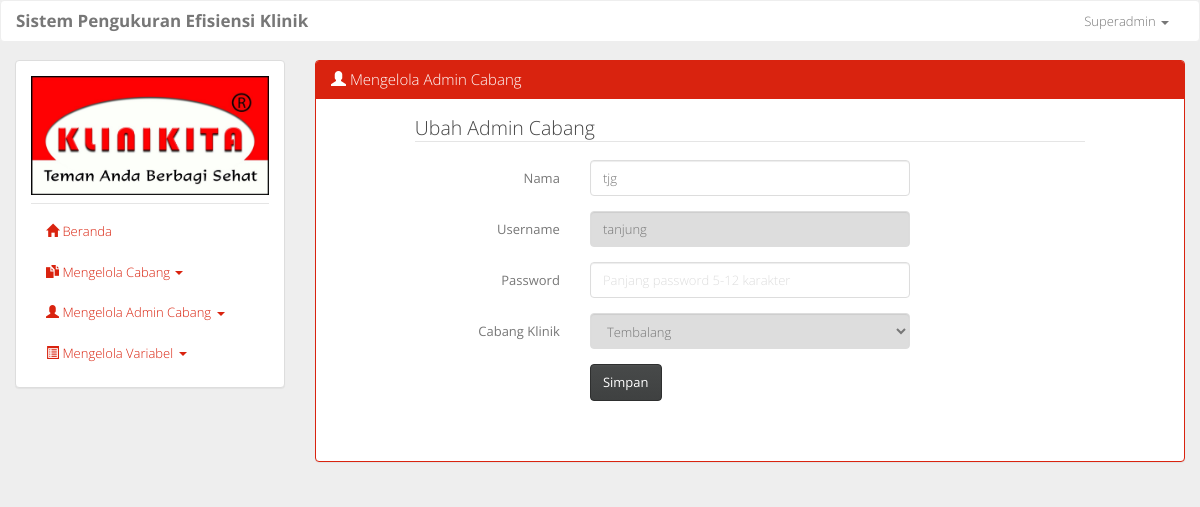
The page /ubah_pengguna.php?type=ubah&id=24 (signed in) on the database as committed earlier.
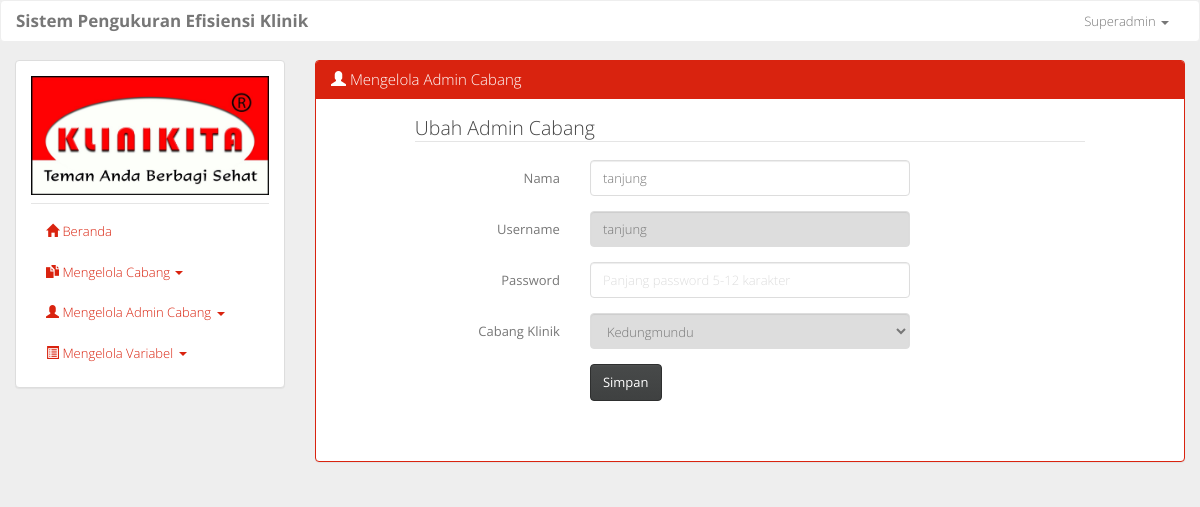
The same page on the database as committed later.
### tables this page shows
CREATE TABLE `tb_pengguna` (
  `id_pengguna` int(11) NOT NULL,
  `nama` varchar(50) NOT NULL,
  `username` varchar(50) NOT NULL,
  `password` varchar(50) NOT NULL,
  `id_klinik` int(11) NOT NULL,
  `level` char(1) NOT NULL
);

### ubah_pengguna.php (the view, shortened to what this page needs)
<?php
	include 'layout.php';
	if (ISSET($_GET['id'])) {
		$id = $_GET['id'];
	}
	if (ISSET($_GET['type'])) {
	 	$type = $_GET['type'];
	}
	if (ISSET($_GET['lvl'])) {
		$lvl = $_GET['lvl'];
		if (($lvl == 'a') OR ($lvl == 'p')) {
			$query = mysqli_query($conn, 'SELECT * FROM tb_pengguna WHERE id_pengguna="'.$id.'"');
			if (mysqli_num_rows($query) > 0) {
				while ($data = mysqli_fetch_assoc($query)) {
					$nama = $data['nama'];
					$username = $data['username'];
				}
			}
		} else {
			$query = mysqli_query($conn, 'SELECT * FROM tb_pengguna AS p, tb_klinik AS k WHERE p.id_klinik = k.id_klinik AND p.id_pengguna="'.$id.'"');
			if (mysqli_num_rows($query) > 0) {
				$pengguna = mysqli_fetch_assoc($query);
				$nama = $pengguna['nama'];
				$username = $pengguna['username'];
				$id_klinik = $pengguna['id_klinik'];
				$cabang_klinik = $pengguna['cabang_klinik'];
				$lvl = $pengguna['level'];
			}
		}
	} else {
		$query = mysqli_query($conn, 'SELECT * FROM tb_pengguna AS p, tb_klinik AS k WHERE p.id_klinik = k.id_klinik AND p.id_pengguna="'.$id.'"');
		if (mysqli_num_rows($query) > 0) {
			$pengguna = mysqli_fetch_assoc($query);
			$nama = $pengguna['nama'];
			$username = $pengguna['username'];
			$id_klinik = $pengguna['id_klinik'];
			$lvl = $pengguna['level'];
		}
	}
?>
				<div class="col-sm-9">
					<div class="panel panel-primary">
						<div class="panel-heading">
							<?php
						  		if ($level == 'a') {
							  		$user = 'Admin Cabang';
							  		$profil = 'Superadmin';
							  		if ($type == 'profile') {
							  			echo '<h3 class="panel-title"><span class="glyphicon glyphicon-user"></span> Mengelola Profil Superadmin</h3>';
							  		} else {
							  			echo '<h3 class="panel-title"><span class="glyphicon glyphicon-user"></span> Mengelola Admin Cabang</h3>';
							  		}
							  	} elseif ($level == 'p') {
							  		$profil = 'Manajer Pusat';
							  		echo '<h3 class="panel-title"><span class="glyphicon glyphicon-user"></span> Mengelola Profil Manajer Pusat</h3>';
							  	} else {
							  		$profil = 'Manajer Cabang';
							  		echo '<h3 class="panel-title"><span class="glyphicon glyphicon-user"></span> Mengelola Profil Manajer Cabang</h3>';
							  	}
					  		?>
						</div>
						<div class="panel-body">
							<form class="form-horizontal" method="post" action="<?php echo "process/u_pengguna.php?type=".$type."&id=".$id."&lvl=".$lvl.""; ?>">
								<fieldset>
								<?php
									if ($type == 'profile') {
										echo '<legend>Profil '.$profil.'</legend>';
									} else {
										echo '<legend>Ubah '.$user.'</legend>';
									}
								?>
								    <div class="form-group">
								      	<label class="col-sm-3 control-label">Nama</label>
								      	<div class="col-sm-6">
								        	<input class="form-control" name="nama_pengguna" placeholder="Panjang maksimal 50 karakter" type="text" maxlength="50" value="<?php echo $nama; ?>" required>
								      	</div>
								    </div>
								    <div class="form-group">
								      	<label class="col-sm-3 control-label">Username</label>
								      	<div class="col-sm-6">
								        	<input class="form-control" name="username" placeholder="Panjang username 5-20 karakter" type="text" minlength="5" maxlength="20" value="<?php echo $username; ?>" disabled required>
								      	</div>
								    </div>
								    <div class="form-group">
								      	<label class="col-sm-3 control-label">Password</label>
								      	<div class="col-sm-6">
								        	<input class="form-control" name="password" placeholder="Panjang password 5-12 karakter" type="password" minlength="5" maxlength="12" required>
								      	</div>
								    </div>
								    <div class="form-group">
								      	<label class="col-sm-3 control-label">Cabang Klinik</label>
								      	<div class="col-sm-6">
								        	<select name="cabang_klinik" class="form-control" disabled required>
								        		<?php
								        			$query = mysqli_query($conn, "SELECT * FROM tb_klinik");
								        			if (mysqli_num_rows($query) > 0) {
													    while($cabang = mysqli_fetch_assoc($query)) {
													    	$id_cabang = $cabang['id_klinik'];
													    	if ($id_klinik == $id_cabang) {
													    		echo '<option value="'.$id_cabang.'" selected>'.$cabang["cabang_klinik"].'</option>';
													    	} else {
													    		echo '<option value="'.$id_cabang.'">'.$cabang["cabang_klinik"].'</option>';
													    	}
													    }
													}
								        		?>
								        	</select>
								      	</div>
								    </div>
								    <div class="form-group">
								      	<div class="col-sm-6 col-sm-offset-3">
								        	<button type="submit" class="btn btn-default">Simpan</button>
								      	</div>
								    </div>
								</fieldset>
							</form>
						</div>
					</div>
				</div>
<?php include 'layout2.php' ?>

Rows that differ between the two databases and show on the page:
changed tb_pengguna "tanjung": nama_pengguna "tjg" → "tanjung"
Other text that changed with them:
form field cabang_klinik: "Tembalang" → "Kedungmundu"
